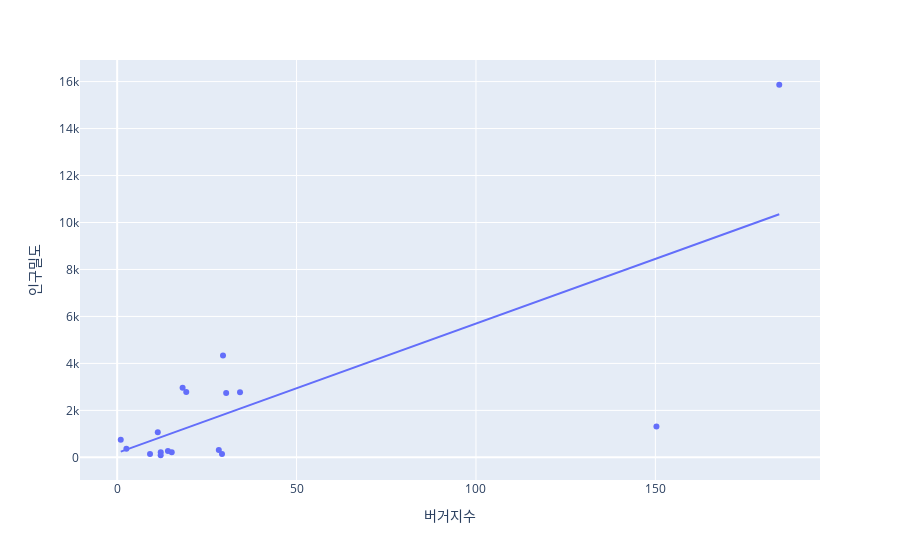

Notebook source saved alongside this figure:
### Code cell
px.scatter(nstore_pop_df, x='버거지수', y='인구밀도', trendline='ols', hover_name='행정구역')

### Figure 1 — Plotly figure (JSON) as saved in the notebook; plotly's stock layout.template omitted (floating-point values rounded to 4 significant figures)
{"data": [{"hovertemplate": "<b>%{hovertext}</b><br><br>버거지수=%{x}<br>인구밀도=%{y}<extra></extra>", "hovertext": ["강원도", "경기도", "경상남도", "경상북도", "광주광역시", "대구광역시", "대전광역시", "부산광역시", "서울특별시", "세종특별자치시", "울산광역시", "인천광역시", "전라남도", "전라북도", "제주특별자치도", "충청남도", "충청북도"], "legendgroup": "", "marker": {"color": "#636efa", "symbol": "circle"}, "mode": "markers", "name": "", "orientation": "v", "showlegend": false, "type": "scatter", "x": [12.13, 150.3, 28.33, 29.22, 18.24, 30.38, 19.25, 29.5, 184.5, 1, 11.32, 34.24, 9.157, 15.21, 2.571, 14.15, 12.14], "xaxis": "x", "y": [90, 1315, 318, 140, 2969, 2738, 2780, 4342, 15865, 750, 1073, 2770, 143, 222, 362, 267, 220], "yaxis": "y"}, {"hovertemplate": "<b>OLS trendline</b><br>인구밀도 = 55.0511 * 버거지수 + 190.63<br>R<sup>2</sup>=0.552302<br><br>버거지수=%{x}<br>인구밀도=%{y} <b>(trend)</b><extra></extra>", "legendgroup": "", "marker": {"color": "#636efa", "symbol": "circle"}, "mode": "lines", "name": "", "showlegend": false, "type": "scatter", "x": [1, 2.571, 9.157, 11.32, 12.13, 12.14, 14.15, 15.21, 18.24, 19.25, 28.33, 29.22, 29.5, 30.38, 34.24, 150.3, 184.5], "xaxis": "x", "y": [245.7, 332.2, 694.7, 814.0, 858.4, 859.0, 969.7, 1028.0, 1195.0, 1251.0, 1750.0, 1799.0, 1815.0, 1863.0, 2076.0, 8465.0, 10350.0], "yaxis": "y"}], "layout": {"legend": {"tracegroupgap": 0}, "margin": {"t": 60}, "xaxis": {"anchor": "y", "domain": [0, 1], "title": {"text": "버거지수"}}, "yaxis": {"anchor": "x", "domain": [0, 1], "title": {"text": "인구밀도"}}}}
